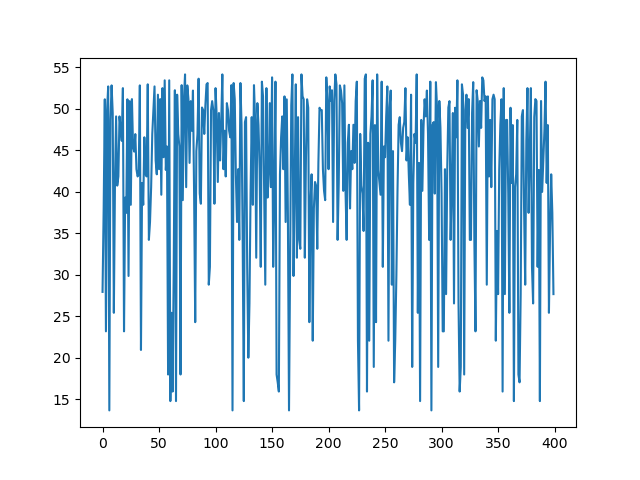
#> input picture RL/pic/broken_line.png, 640 x 480 px, found by its file name; its folder holds 3 pictures in this run
$ python png2bmp.py
#> lines starting #> are read from the running program, lines starting #| are printed output that depends on the picture
import fnmatch
import os
import pandas as pd
import numpy as np
import cv2
def ReadSaveAddr(Stra,Strb):
    # Stra:原始图片的位置  Strb:图片格式
#> called with Strb = '*.png'
    print("Read :",Stra,Strb)
    # 过滤所有符合要求的图片
    a_list = fnmatch.filter(os.listdir(Stra),Strb)
    print("Find = ",len(a_list))
    df = pd.DataFrame(np.arange(len(a_list)).reshape((len(a_list),1)),columns=['Addr'])
    df.Addr = a_list
    for i in range(len(a_list)):
        path = Stra+'/'+a_list[i]
        print(path)
        # 开始读取
        img = cv2.imread(path,cv2.IMREAD_GRAYSCALE)
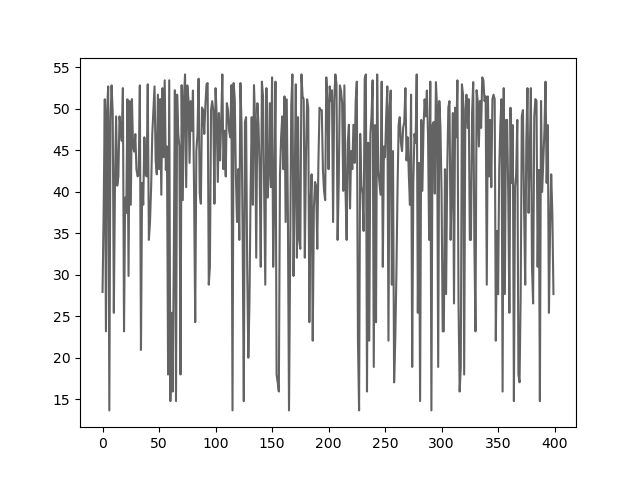
#> img: shape (480, 640); min 0, max 255, mean 222
        # [6 lines of commented-out code are left out]
        t = a_list[i]
        t = t[:-4] #获取图片名
        t = '../Fieldsolver2d_hybrid_to_improve/input/pic/'+t+'.bmp'
        cv2.imwrite(t,img) #写入
#> pass 2 of the loop in ReadSaveAddr, `for i in range(len(a_list)):`:
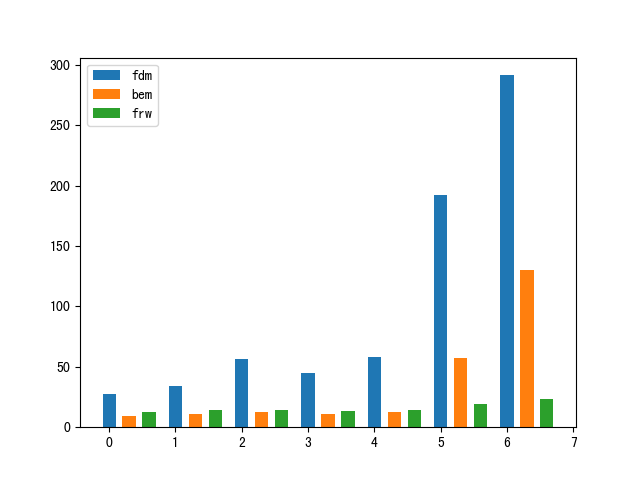
#> input picture RL/pic/memory_pic.png, 640 x 480 px, found by its file name
#> in ReadSaveAddr, `img = cv2.imread(path,cv2.IMREAD_GRAYSCALE)`:
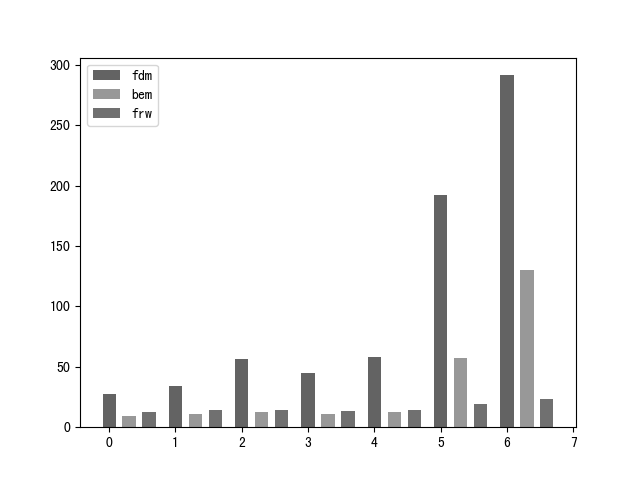
#> img: shape (480, 640); min 0, max 255, mean 244.3
#> pass 3 of the loop in ReadSaveAddr, `for i in range(len(a_list)):`:
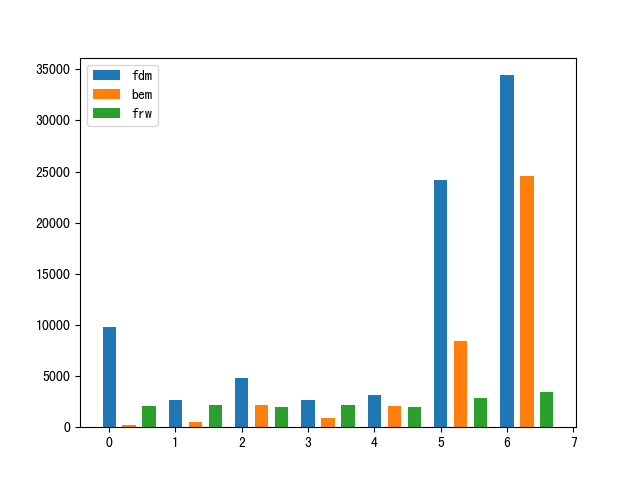
#> input picture RL/pic/time_pic.png, 640 x 480 px, found by its file name
#> in ReadSaveAddr, `img = cv2.imread(path,cv2.IMREAD_GRAYSCALE)`:
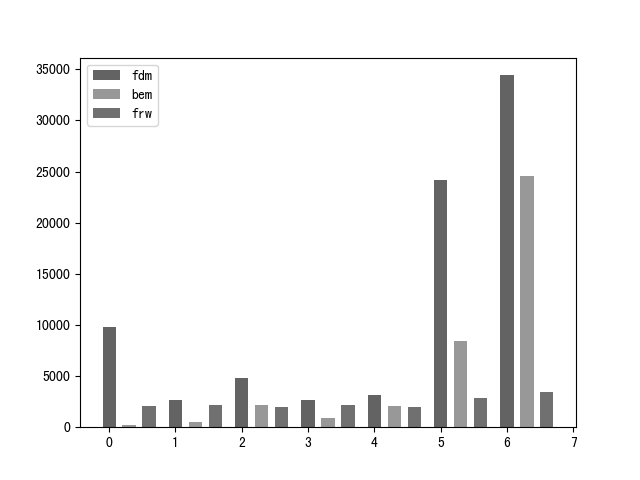
#> img: shape (480, 640); min 0, max 255, mean 243.4
    df.to_csv('Get.lst',columns=['Addr'],index=False,header=False)
    print("OK!")
# 读取该目录下所有后缀为.png的图片
ReadSaveAddr("../Fieldsolver2d_hybrid_to_improve/input/pic","*.png")
